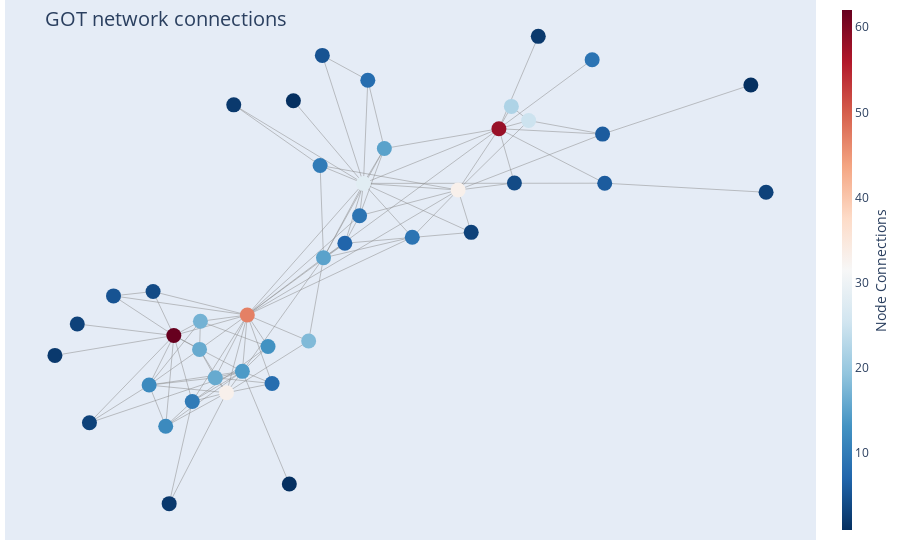

Notebook code for this chart:
### Markdown cell above
### **Book 5**

### Code cell
draw_plotly_network_graph(Graph_obj = G5, filter = "Yes", filter_nodesbydegree = 50 )

### Figure 1 — Plotly figure (JSON) as saved in the notebook; plotly's stock layout.template omitted (floating-point values rounded to 4 significant figures; data arrays with more than 128 entries replaced by an {"elided": "..."} marker saying what was removed)
{"data": [{"hoverinfo": "none", "line": {"color": "#888", "width": 0.5}, "mode": "lines", "type": "scatter", "x": {"elided": "318 float values"}, "y": {"elided": "318 float values"}}, {"hoverinfo": "text", "marker": {"color": [58, 33, 9, 5, 62, 4, 47, 33, 9, 15, 25, 17, 18, 15, 9, 12, 12, 14, 16, 16, 3, 8, 22, 6, 13, 7, 10, 2, 28, 10, 8, 1, 5, 3, 6, 1, 2, 4, 3, 3, 2, 1, 2], "colorbar": {"thickness": 10, "title": {"side": "right", "text": "Node Connections"}, "xanchor": "left"}, "colorscale": [[0, "rgb(103,0,31)"], [0.1, "rgb(178,24,43)"], [0.2, "rgb(214,96,77)"], [0.3, "rgb(244,165,130)"], [0.4, "rgb(253,219,199)"], [0.5, "rgb(247,247,247)"], [0.6, "rgb(209,229,240)"], [0.7, "rgb(146,197,222)"], [0.8, "rgb(67,147,195)"], [0.9, "rgb(33,102,172)"], [1, "rgb(5,48,97)"]], "line": {"width": 0}, "reversescale": true, "showscale": true, "size": 15}, "mode": "markers", "text": ["Daenerys-Targaryen<br /># of connections: 58", "Tyrion-Lannister<br /># of connections: 33", "Tywin-Lannister<br /># of connections: 9", "Aemon-Targaryen-(Maester-Aemon)<br /># of connections: 5", "Jon-Snow<br /># of connections: 62", "Samwell-Tarly<br /># of connections: 4", "Stannis-Baratheon<br /># of connections: 47", "Theon-Greyjoy<br /># of connections: 33", "Victarion-Greyjoy<br /># of connections: 9", "Robert-Baratheon<br /># of connections: 15", "Barristan-Selmy<br /># of connections: 25", "Melisandre<br /># of connections: 17", "Asha-Greyjoy<br /># of connections: 18", "Doran-Martell<br /># of connections: 15", "Myrcella-Baratheon<br /># of connections: 9", "Arya-Stark<br /># of connections: 12", "Bran-Stark<br /># of connections: 12", "Eddard-Stark<br /># of connections: 14", "Mance-Rayder<br /># of connections: 16", "Ramsay-Snow<br /># of connections: 16", "Sansa-Stark<br /># of connections: 3", "Roose-Bolton<br /># of connections: 8", "Hizdahr-zo-Loraq<br /># of connections: 22", "Varys<br /># of connections: 6", "Davos-Seaworth<br /># of connections: 13", "Tommen-Baratheon<br /># of connections: 7", "Robb-Stark<br /># of connections: 10", "Brienne-of-Tarth<br /># of connections: 2", "Cersei-Lannister<br /># of connections: 28", "Jaime-Lannister<br /># of connections: 10", "Gregor-Clegane<br /># of connections: 8", "Catelyn-Stark<br /># of connections: 1", "Ilyn-Payne<br /># of connections: 5", "Joffrey-Baratheon<br /># of connections: 3", "Mace-Tyrell<br /># of connections: 6", "Margaery-Tyrell<br /># of connections: 1", "Drogo<br /># of connections: 2", "Jorah-Mormont<br /># of connections: 4", "Janos-Slynt<br /># of connections: 3", "Pycelle<br /># of connections: 3", "Jeor-Mormont<br /># of connections: 2", "Petyr-Baelish<br /># of connections: 1", "Rodrik-Cassel<br /># of connections: 2"], "type": "scatter", "x": [0.3814, 0.287, 0.1808, -0.511, -0.3713, -0.4194, -0.2012, -0.2493, 0.5973, -0.02479, 0.4502, -0.3098, -0.05913, 0.1161, 0.05876, -0.4285, -0.3901, -0.2127, -0.3118, -0.2754, -0.5667, -0.1439, 0.4102, 0.6214, -0.1532, 0.02469, -0.3286, -0.2326, 0.0677, -0.03263, 0.07783, -0.1039, -0.02748, 0.3172, 0.6264, -0.09448, 0.4725, 0.4173, -0.5949, 1, -0.6466, 0.9648, -0.3821], "y": [0.4037, 0.2041, 0.05054, -0.1404, -0.2693, -0.1262, -0.2026, -0.4556, 0.6282, -0.01651, 0.4302, -0.2231, -0.2872, 0.3393, 0.1205, -0.4305, -0.5645, -0.386, -0.3146, -0.4069, -0.5533, -0.4255, 0.4763, 0.3861, -0.305, 0.03078, -0.4839, 0.4814, 0.2257, 0.284, 0.5616, -0.7528, 0.6423, 0.06637, 0.2264, 0.4949, 0.7042, 0.2271, -0.2318, 0.1968, -0.3341, 0.5461, -0.8164]}], "layout": {"annotations": [{"showarrow": false, "text": "", "xref": "paper", "yref": "paper"}], "hovermode": "closest", "margin": {"b": 20, "l": 5, "r": 5, "t": 0}, "showlegend": false, "title": {"font": {"size": 20}, "text": "<br>GOT network connections"}, "xaxis": {"showgrid": false, "showticklabels": false, "zeroline": false}, "yaxis": {"showgrid": false, "showticklabels": false, "zeroline": false}}}
